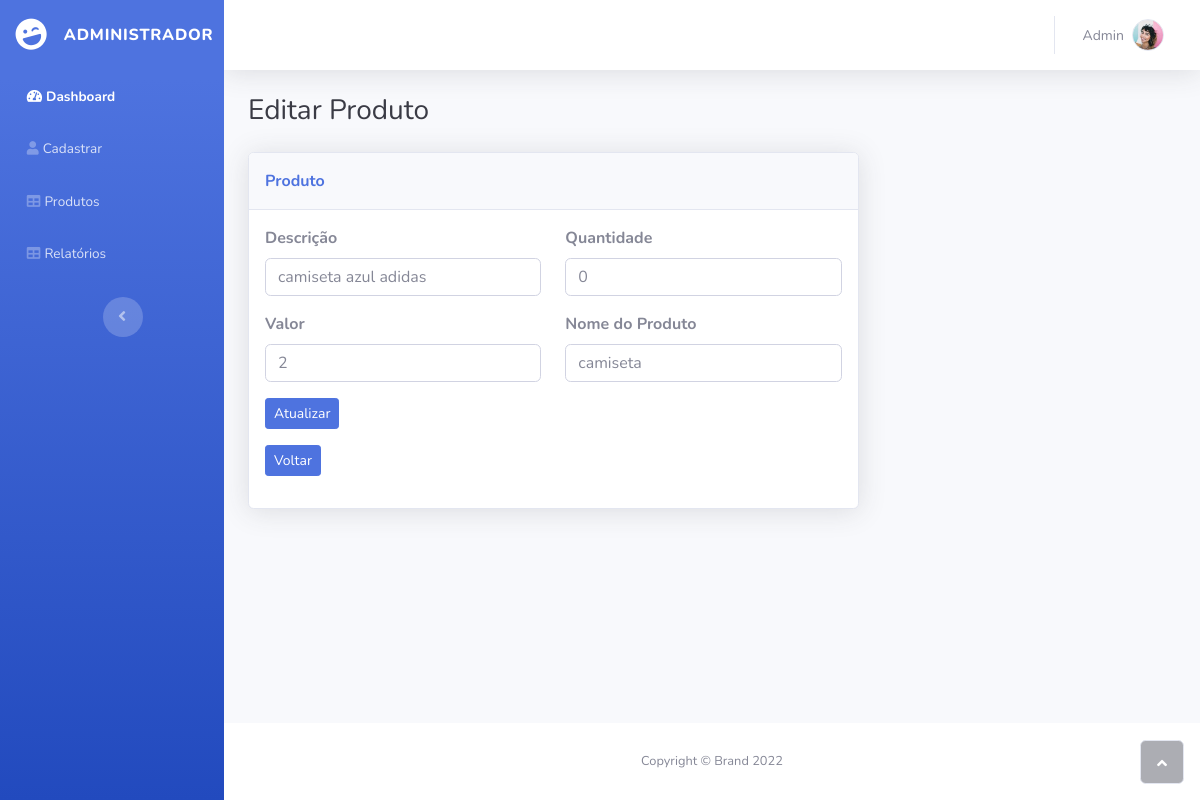
The page /admin/editaprod.php?idprodutos=15 (signed in) on the database its author committed.
### tables this page shows
CREATE TABLE `tb_produtos` (
  `idprodutos` int(11) NOT NULL,
  `nome` varchar(100) DEFAULT NULL,
  `descricao` varchar(100) DEFAULT NULL,
  `quantidade` int(11) DEFAULT NULL,
  `valor` varchar(45) DEFAULT NULL
);

### admin/editaprod.php (the view, shortened to what this page needs)
<!DOCTYPE html>
<html>
<head>
    <link rel="stylesheet" href="assets/bootstrap/css/bootstrap.min.css">
    <link rel="stylesheet" href="assets/fonts/fontawesome-all.min.css">
    <link rel="stylesheet" href="assets/fonts/font-awesome.min.css">
    <link rel="stylesheet" href="assets/fonts/fontawesome5-overrides.min.css">
</head>
<body id="page-top">
   <?php
    include 'conecta.php';
    $id = $_GET['idprodutos'];
    $sql = "SELECT * FROM tb_produtos WHERE idprodutos=$id";
    $query = $conn->query($sql);
    while ($dados = $query->fetch_assoc()) {
        $id = ['idprodutos'];
        $descricao = $dados['descricao'];
        $quantidade = $dados['quantidade'];
        $valor = $dados['valor'];
        $nome = $dados['nome'];
    }
    ?>
    <div id="wrapper">
        <nav class="navbar navbar-dark align-items-start sidebar sidebar-dark accordion bg-gradient-primary p-0">
            <div class="container-fluid d-flex flex-column p-0"><a class="navbar-brand d-flex justify-content-center align-items-center sidebar-brand m-0" href="index.php">
                    <div class="sidebar-brand-icon rotate-n-15"><i class="fas fa-laugh-wink"></i></div>
                    <div class="sidebar-brand-text mx-3"><span>Administrador</span></div>
                </a>
                <ul class="navbar-nav text-light" id="accordionSidebar">
                <li class="nav-item"><a class="nav-link active" href="index.php"><i class="fas fa-tachometer-alt"></i><span>Dashboard</span></a></li>
                    <li class="nav-item"><a class="nav-link" href="cadastrar.php"><i class="fas fa-user"></i><span>Cadastrar</span></a></li>
                    <li class="nav-item"><a class="nav-link" href="produtos.php"><i class="fas fa-table"></i><span>Produtos</span></a></li>
                    <li class="nav-item"><a class="nav-link" href="relatorios.php"><i class="fas fa-table"></i><span>Relatórios</span></a></li>
                </ul>
                <div class="text-center d-none d-md-inline"><button class="btn rounded-circle border-0" id="sidebarToggle" type="button"></button></div>
            </div>
        </nav>
        <div class="d-flex flex-column" id="content-wrapper">
            <div id="content">
                <nav class="navbar navbar-light navbar-expand bg-white shadow mb-4 topbar static-top">
                    <div class="container-fluid"><button class="btn btn-link d-md-none rounded-circle me-3" id="sidebarToggleTop" type="button"><i class="fas fa-bars"></i></button>
                        <ul class="navbar-nav flex-nowrap ms-auto">
                            <li class="nav-item dropdown no-arrow">
                                <div class="nav-item dropdown no-arrow"><a class="dropdown-toggle nav-link" aria-expanded="false" data-bs-toggle="dropdown" href="#"><span class="d-none d-lg-inline me-2 text-gray-600 small">Admin</span><img class="border rounded-circle img-profile" src="assets/img/avatars/avatar1.jpeg"></a>
                                </div>
                            </li>
                        </ul>
                    </div>
                </nav>
                <div class="container-fluid">
                    <h3 class="text-dark mb-4">Editar Produto</h3>
                    <div class="row mb-3">
                        <div class="col-lg-8">
                            <div class="row">
                                <div class="col">
                                    <div class="card shadow mb-3">
                                        <div class="card-header py-3">
                                            <p class="text-primary m-0 fw-bold">Produto</p>
                                        </div>
                                        <div class="card-body">
                                        <form action="editarprod.php?idprodutos=<?php echo $id; ?>" method="POST" enctype="multipart/form-data">
        <div class="row">
            <div class="col">
                <div class="mb-3"><label class="form-label" for="descricao"><strong>Descrição</strong></label>
                    <input class="form-control" type="text" placeholder="Descrição do produto" name="descricao" value="<?php echo $descricao; ?>">
                </div>
            </div>
            <div class="col">
                <div class="mb-3"><label class="form-label" for="quantidade"><strong>Quantidade</strong></label>
                    <input class="form-control" type="text" placeholder="Quantidade do produto" name="quantidade" value="<?php echo $quantidade; ?>">
                </div>
            </div>
        </div>
        <div class="row">
            <div class="col">
                <div class="mb-3"><label class="form-label" for="valor"><strong>Valor</strong></label>
                    <input class="form-control" type="text" placeholder="Valor" name="valor" value="<?php echo $valor; ?>">
                </div>
            </div>
            <div class="col">
                <div class="mb-3"><label class="form-label" for="produto"><strong>Nome do Produto</strong></label>
                    <input class="form-control" type="text" placeholder="Produto" name="nome" value="<?php echo $nome; ?>">
                </div>
            </div>
        </div>
        <div class="mb-3">
        <a href=""><button class="btn btn-primary btn-sm" type="button">Atualizar</button></div>
        <div class="mb-3"><a href="index.php"><button type="button" class="btn btn-primary btn-sm">Voltar</button></a></div>
    </form>
                                        </div>
                                    </div>
                                </div>
                            </div>
                        </div>
                    </div>
                </div>
            </div>
            <footer class="bg-white sticky-footer">
                <div class="container my-auto">
                    <div class="text-center my-auto copyright"><span>Copyright © Brand 2022</span></div>
                </div>
            </footer>
        </div><a class="border rounded d-inline scroll-to-top" href="#page-top"><i class="fas fa-angle-up"></i></a>
    </div>
</body>
</html>

### rows shown on the page
tb_produtos: descricao "camiseta azul adidas", quantidade "0", valor "2", nome "camiseta"
